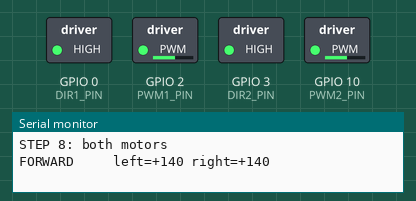
Bench run of a sketch on a simulated ESP32-S3. Shown: switched loads named in the sketch (green lamp = pin HIGH), the last lines printed to the serial monitor.

Above: at 1.55 s.
At 4.55 s:
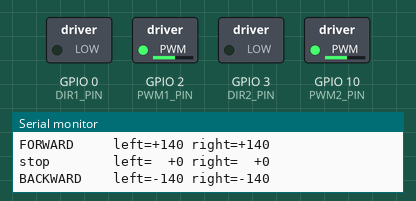
At 7.55 s:
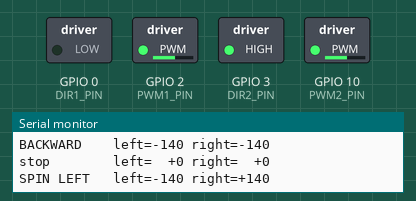
At 10.55 s:
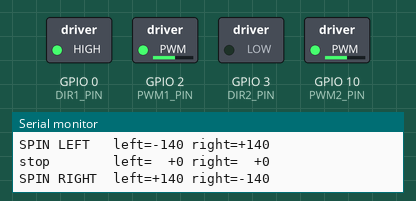
At 13.5 s:
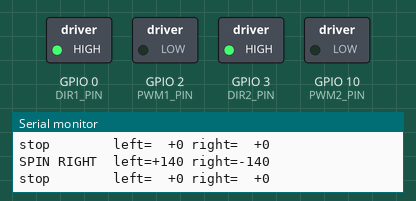
Timing chart, 0 to 17.1 s (numbered marks = the images above):
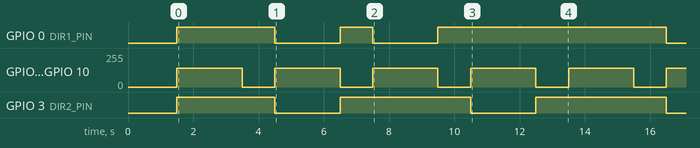

The sketch:

08_motors_2.ino
```cpp
// =====================================================================
// STEP 8 - Both motors: forward, backward, spin left, spin right
// =====================================================================
// WIRING  (= step 7 + Motor B)
//   Driver DIR1 -> ESP32 GPIO0     (already wired in step 7)
//   Driver PWM1 -> ESP32 GPIO2     (already wired in step 7)
//   Driver DIR2 -> ESP32 GPIO3     (new)
//   Driver PWM2 -> ESP32 GPIO10    (new - NOT GPIO5, that's a C6 strapping pin)
//   Driver GND  -> ESP32 GND  AND battery -
//   Driver VM   -> battery +
//   Driver VCC  -> ESP32 3V3   (only if your driver board has a VCC pin)
//   Left motor  -> driver Motor A outputs
//   Right motor -> driver Motor B outputs
//
// WHAT YOU'LL SEE  (hold the robot up, wheels in the air)
//   LED and wheels, repeating forever (RED 1s stop between each):
//       GREEN   2s   both wheels forward
//       BLUE    2s   both wheels backward
//       YELLOW  2s   spin LEFT:  left wheel back, right wheel forward
//       PURPLE  2s   spin RIGHT: left wheel forward, right wheel back
//   Serial Monitor (optional - the LED is enough):
//       FORWARD     left=+140 right=+140
//       stop        left=  +0 right=  +0
//       BACKWARD    left=-140 right=-140
//       stop        left=  +0 right=  +0
//       SPIN LEFT   left=-140 right=+140
//       stop        left=  +0 right=  +0
//       SPIN RIGHT  left=+140 right=-140
//       stop        left=  +0 right=  +0
//
// A wheel going the wrong way? Swap THAT motor's two wires.
// Left and right mixed up? Swap which motor goes to Motor A / Motor B.
// Motor A works but B doesn't? Check the DIR2 and PWM2 wires.
//
// Speed is capped at 170/255 = about 6V average from a 9V battery.
// =====================================================================

#include <Arduino.h>

constexpr uint8_t DIR1_PIN = 0;   // Motor A = left
constexpr uint8_t PWM1_PIN = 2;
constexpr uint8_t DIR2_PIN = 3;   // Motor B = right
constexpr uint8_t PWM2_PIN = 10;

constexpr uint32_t PWM_FREQ = 20000;
constexpr uint8_t  PWM_RES  = 8;

constexpr int16_t SPEED_MAX  = 170;
constexpr int16_t SPEED_TEST = 140;

#ifndef RGB_BUILTIN
#define RGB_BUILTIN 8
#endif

void setMotor(uint8_t dirPin, uint8_t pwmPin, int16_t speed) {
  speed = constrain(speed, -SPEED_MAX, SPEED_MAX);
  digitalWrite(dirPin, speed >= 0 ? HIGH : LOW);
  ledcWrite(pwmPin, abs(speed));
}

void drive(const char* label, int16_t left, int16_t right,
           uint8_t r, uint8_t g, uint8_t b, uint32_t ms) {
  rgbLedWrite(RGB_BUILTIN, r, g, b);
  setMotor(DIR1_PIN, PWM1_PIN, left);
  setMotor(DIR2_PIN, PWM2_PIN, right);
  Serial.printf("%-11s left=%+4d right=%+4d\n", label, left, right);
  delay(ms);
}

void setup() {
  Serial.begin(115200);

  pinMode(DIR1_PIN, OUTPUT);
  pinMode(DIR2_PIN, OUTPUT);
  digitalWrite(DIR1_PIN, LOW);
  digitalWrite(DIR2_PIN, LOW);
  ledcAttach(PWM1_PIN, PWM_FREQ, PWM_RES);
  ledcAttach(PWM2_PIN, PWM_FREQ, PWM_RES);
  ledcWrite(PWM1_PIN, 0);
  ledcWrite(PWM2_PIN, 0);

  Serial.println("\nSTEP 8: both motors");
  rgbLedWrite(RGB_BUILTIN, 32, 0, 0);
  delay(1500);
}

void loop() {
  const int16_t s = SPEED_TEST;
  drive("FORWARD",    s,  s,  0, 32,  0, 2000);
  drive("stop",       0,  0, 32,  0,  0, 1000);
  drive("BACKWARD",  -s, -s,  0,  0, 32, 2000);
  drive("stop",       0,  0, 32,  0,  0, 1000);
  drive("SPIN LEFT", -s,  s, 32, 32,  0, 2000);
  drive("stop",       0,  0, 32,  0,  0, 1000);
  drive("SPIN RIGHT", s, -s, 32,  0, 32, 2000);
  drive("stop",       0,  0, 32,  0,  0, 1000);
}
```

Measured:
- by itself, GPIO 0 (DIR1_PIN): repeats every 12.0 s: LOW 2.0 s, HIGH 1.0 s, LOW 2.0 s, HIGH 7.0 s
- by itself, GPIO 2 (PWM1_PIN), GPIO 10 (PWM2_PIN): alternates 139/255 for 2.0 s and 0/255 for 1.0 s
- by itself, GPIO 3 (DIR2_PIN): repeats every 6.0 s: LOW 2.0 s, HIGH 4.0 s
